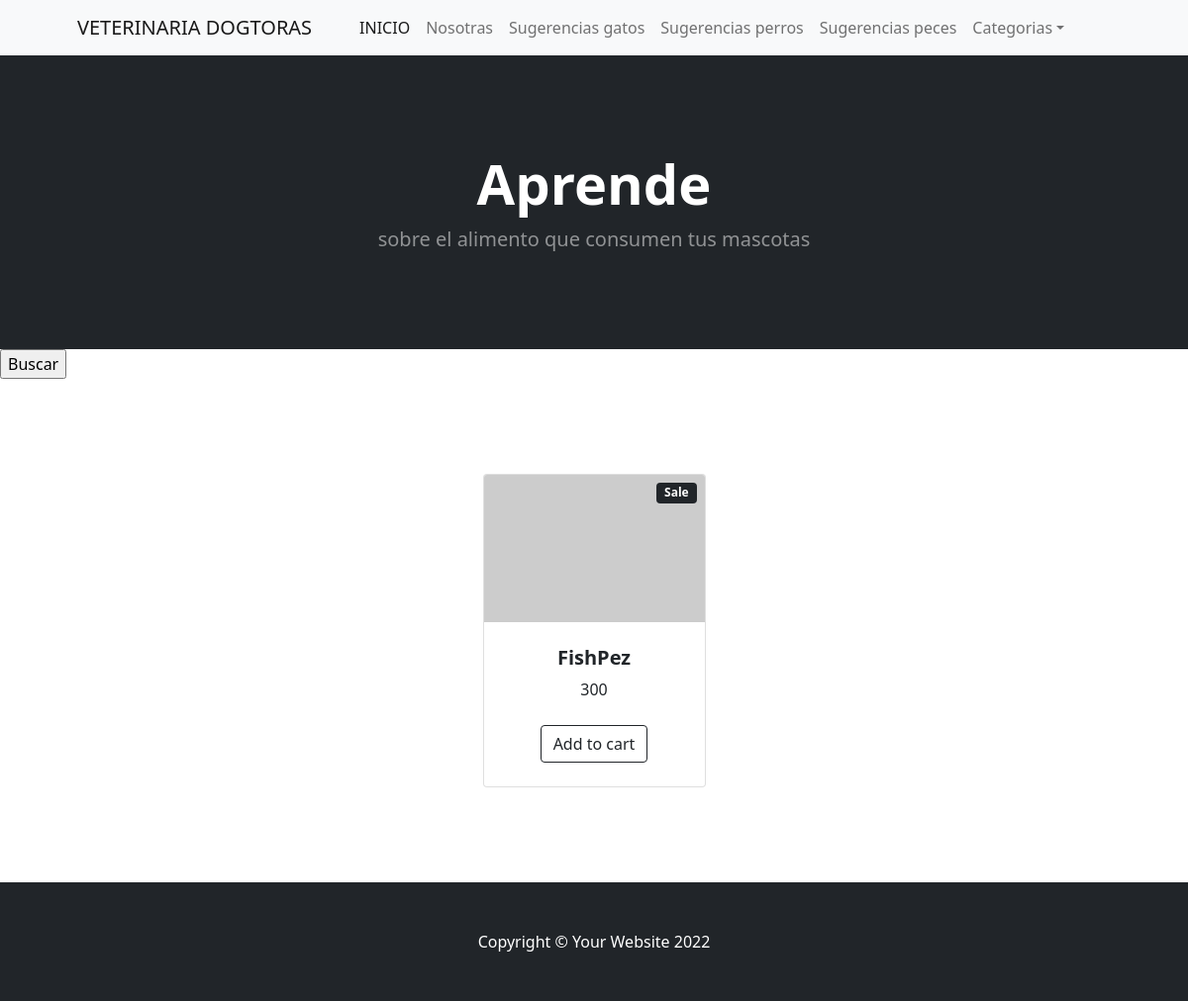
Page /veterinaria/peces/ on the earlier database version.
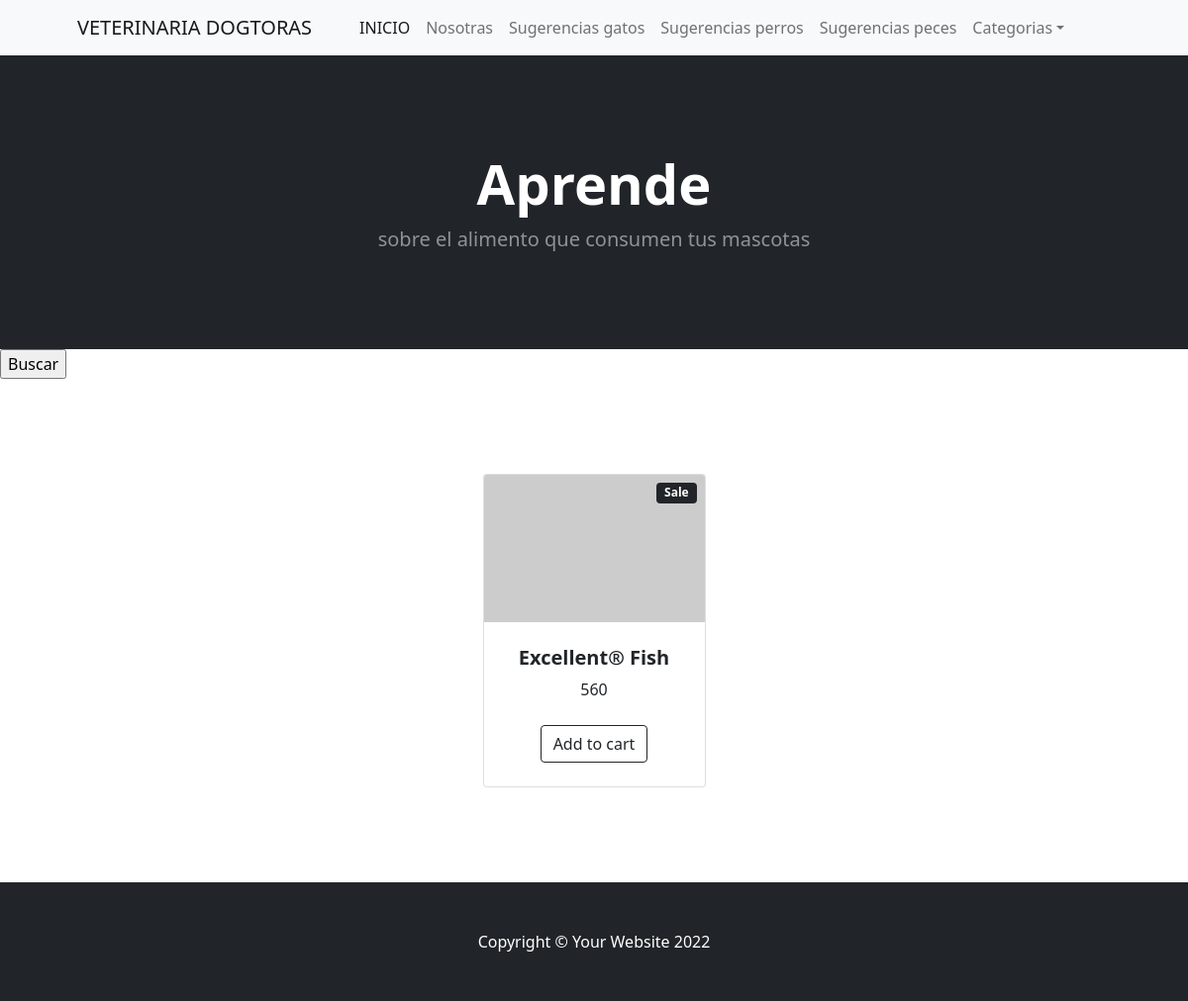
Same page on the later database version.
### appveterinaria/models.py (models this page shows, shortened)
class Alimentopeces(models.Model):
    marca = models.CharField(max_length=150)
    precio = models.IntegerField (default=0)
    info = models.CharField(max_length=150, default=0)

### appveterinaria/views.py (the view)
def indez (request):
    listass= Alimentopeces.objects.all ()
    return render ( request, "appveterinaria/peces.html",{"productos": listass})

### appveterinaria/templates/appveterinaria/peces.html
{%extends "appveterinaria/base.html" %}
{% block listass %}
    {%for alimentopeces in productos %}
                <div class="col mb-5">
                        <div class="card h-100">
                            <div class="badge bg-dark text-white position-absolute" style="top: 0.5rem; right: 0.5rem">Sale</div>
                            <img class="card-img-top" src="https://dummyimage.com/450x300/dee2e6/6c757d.jpg" alt="..." />
                            <div class="card-body p-4">
                                <div class="text-center">
                                    <h5 class="fw-bolder">{{alimentopeces.marca}}</h5>
                                    {{alimentopeces.precio}}
                                </div>
                            </div>
                            <div class="card-footer p-4 pt-0 border-top-0 bg-transparent">
                                <div class="text-center"><a class="btn btn-outline-dark mt-auto" href="#">Add to cart</a></div>
                            </div>
                        </div>
                    </div>
    {%endfor %}
{% endblock listass %}

Differences in the rows shown:
removed Alimentopeces: marca "FishPez", precio "300"
added Alimentopeces: marca "Excellent® Fish", precio "560"
